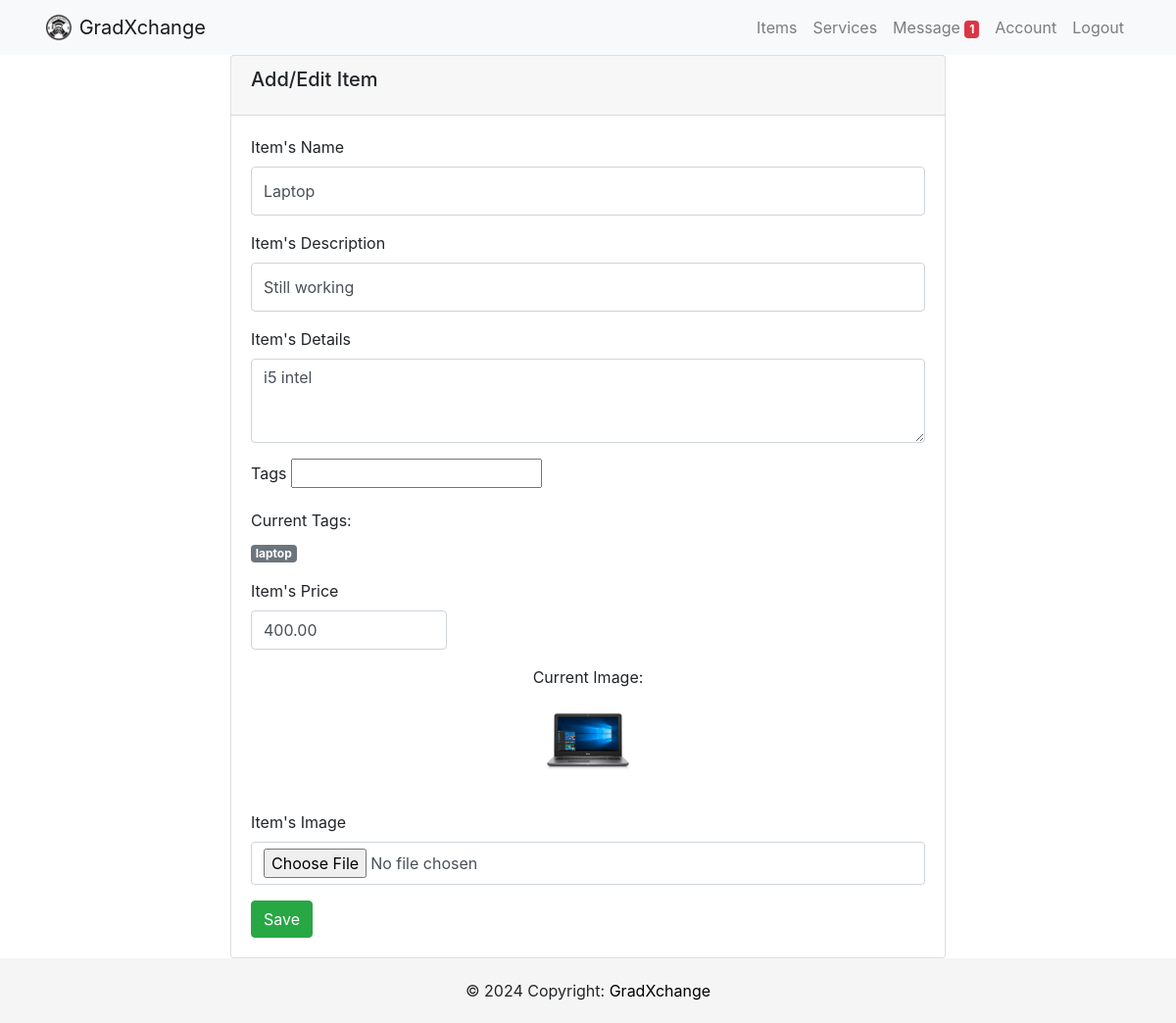
The page /item/edit/4/ (signed in) on the database its author committed.
### item/models.py (models this page shows, shortened)
class Item(models.Model):
    tags = TaggableManager()
    item_name = models.CharField(max_length=200)
    item_desc = models.CharField(max_length=200)
    item_detail = models.CharField(max_length=2000)
    item_price = models.DecimalField(max_digits=10, decimal_places=2, validators=[MinValueValidator(Decimal('0.01'))])
    item_image = models.ImageField(upload_to='images_item', default="notfound.png")
    created =  models.DateTimeField(auto_now_add=True)
    user_name = models.ForeignKey(settings.AUTH_USER_MODEL, on_delete=models.CASCADE,default=1)
    liked_by = models.ManyToManyField(settings.AUTH_USER_MODEL, related_name='item_liked',blank= True)
    class Status(models.TextChoices):
        AVAILABLE = 'AV', 'Available'
        SOLD = 'SO', 'Sold'
    status = models.CharField(
        max_length=2,
        choices=Status.choices,
        default=Status.AVAILABLE,)

### item/views.py (the view)
# urls.py: path('edit/<int:id>/', views.update_item,name='update_item'),
@login_required
def update_item(request, id):
    item = get_object_or_404(Item, id=id)
    if request.method == 'POST':
        form = ItemForm(request.POST, request.FILES, instance=item)
        if form.is_valid():
            form.save()
            messages.success(request, 'Item updated successfully!')  # Add success message
            return render(request, 'item/item-form.html', {'form': form, 'item': item})
    else:
        form = ItemForm(instance=item)
    return render(request, 'item/item-form.html', {'form': form, 'item': item})

### item/forms.py (shortened to what this page needs)
class ItemForm(forms.ModelForm):
    tags = TagField(required=False, help_text="Enter comma-separated tags")
    class Meta:
        model = Item
        fields = ['item_name', 'item_desc', 'item_detail','item_price','item_image','tags']
        widgets = {
            'item_name': forms.TextInput(attrs={'class': 'form-control'}),
            'item_desc': forms.TextInput(attrs={'class': 'form-control'}),
            'item_detail': forms.Textarea(attrs={'class': 'form-control', 'rows': 3}),
            'item_price': forms.NumberInput(attrs={'class': 'form-control'}),
            'item_image': forms.FileInput(attrs={'class': 'form-control'}),
        }
        labels = {
            'item_name': "Item's Name",
            'item_desc': "Item's Description",
            'item_detail': "Item's Details",
            'item_price': "Item's Price",
            'item_image': "Item's Image",
        }

### users/context_processors.py (called while the page is built)
def unread_message_count(request):
    if request.user.is_authenticated:
        count = Message.objects.filter(recipient=request.user.profile, is_read=False).count()
        return {'unread_message_count': count}
    return {}

### item/templates/item/item-form.html (shortened to what this page needs)
{% extends 'users/base.html' %}
{% block body %}
<div class="container" id="item-edit-form">
    <div class="row">
        <div class="col-md-8 offset-md-2">
            <div class="card">
                <div class="card-header">
                    <h5 class="card-title">Add/Edit Item</h5>
                </div>
                <div class="card-body">
                    <form method="POST" enctype="multipart/form-data">
                        <div class="form-group">
                            <label for="{{ form.item_name.id_for_label }}">{{ form.item_name.label }}</label>
                            {{ form.item_name }}
                        </div>
                        <div class="form-group">
                            <label for="{{ form.item_desc.id_for_label }}">{{ form.item_desc.label }}</label>
                            {{ form.item_desc }}
                        </div>
                        <div class="form-group">
                            <label for="{{ form.item_detail.id_for_label }}">{{ form.item_detail.label }}</label>
                            {{ form.item_detail }}
                        </div>
                        <div class="form-group">
                            <label for="{{ form.tags.id_for_label }}">{{ form.tags.label }}</label>
                            {{ form.tags }}
                        </div>
                        {% if form.instance.pk %}
                        <div class="form-group">
                            <label>Current Tags:</label>
                            <div>
                                {% for tag in form.instance.tags.all %}
                                <span class="badge badge-secondary">{{ tag.name }}</span>
                                {% empty %}
                                <span>No tags yet.</span>
                                {% endfor %}
                            </div>
                        </div>
                        {% endif %}
                        <div class="form-group">
                            <label for="{{ form.item_price.id_for_label }}">{{ form.item_price.label }}</label>
                            <div style="max-width: 200px;">
                                {{ form.item_price }}
                            </div>
                        </div>
                        {% if form.instance.item_image %}
                        <div class="form-group text-center">
                            <label>Current Image:</label><br>
                            <img src="{{ form.instance.item_image.url }}" alt="Item Image"
                                style="max-width: 100%; height: auto; max-height: 100px;">
                        </div>
                        {% endif %}
                        <div class="form-group">
                            <label for="{{ form.item_image.id_for_label }}">{{ form.item_image.label }}</label>
                            {{ form.item_image }}
                        </div>
                        <button class="btn btn-success" type="submit">Save</button>
                    </form>
                </div>
            </div>
        </div>
    </div>
</div>
{% endblock %}

### static/css/style.css (style rules this page uses)
html, body { height: 100%; margin: 0; padding: 0; }
body { display: flex; flex-direction: column; }
#item-edit-form .form-control { min-height: 40px; width: 100%; }
#item-edit-form .form-control[type="text"], #item-edit-form textarea { min-height: 50px; }
#item-edit-form textarea { min-height: 100px; }

### rows shown on the page
Item: item_name "Laptop", item_desc "Still working", item_detail "i5 intel", item_price "400.00", instance.item_image (picture)
Tag: name "laptop"

### other values the page prints
{{ unread_message_count }} "1"
